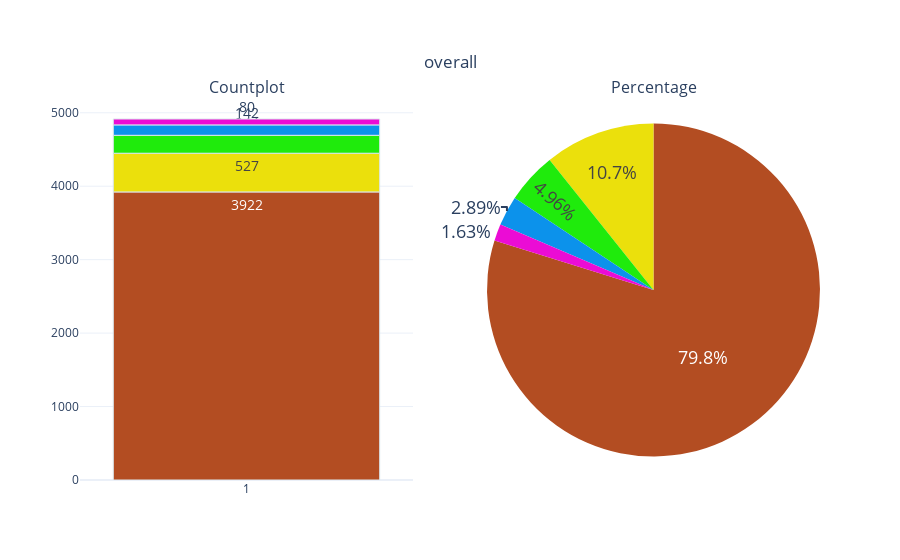

The notebook cell this image was saved under:
### Code cell
categorical_variable_summary(df, 'overall')

### Figure 1 — Plotly figure (JSON) as saved in the notebook; plotly's stock layout.template omitted (floating-point values rounded to 4 significant figures)
{"data": [{"marker": {"color": ["#B34D22", "#EBE00C", "#1FEB0C", "#0C92EB", "#EB0CD5"], "line": {"color": "#DBE6EC", "width": 1}}, "name": "overall", "showlegend": false, "text": ["3922", "527", "244", "142", "80"], "textfont": {"size": 14}, "textposition": "auto", "type": "bar", "x": ["1", "1", "1", "1", "1"], "xaxis": "x", "y": [3922, 527, 244, 142, 80], "yaxis": "y"}, {"domain": {"x": [0.55, 1], "y": [0, 1]}, "labels": [5, 4, 1, 3, 2], "marker": {"colors": ["#B34D22", "#EBE00C", "#1FEB0C", "#0C92EB", "#EB0CD5"]}, "name": "overall", "showlegend": false, "textfont": {"size": 18}, "textposition": "auto", "type": "pie", "values": [3922, 527, 244, 142, 80]}], "layout": {"annotations": [{"font": {"size": 16}, "showarrow": false, "text": "Countplot", "x": 0.225, "xanchor": "center", "xref": "paper", "y": 1, "yanchor": "bottom", "yref": "paper"}, {"font": {"size": 16}, "showarrow": false, "text": "Percentage", "x": 0.775, "xanchor": "center", "xref": "paper", "y": 1, "yanchor": "bottom", "yref": "paper"}], "autosize": true, "dragmode": "zoom", "title": {"text": "overall", "x": 0.5, "xanchor": "center", "y": 0.9, "yanchor": "top"}, "xaxis": {"anchor": "y", "autorange": false, "domain": [0, 0.45], "range": [-0.5, 0.5], "showspikes": false, "type": "category"}, "yaxis": {"anchor": "x", "autorange": false, "domain": [0, 1], "range": [0, 5174.0], "showspikes": false, "type": "linear"}}}
